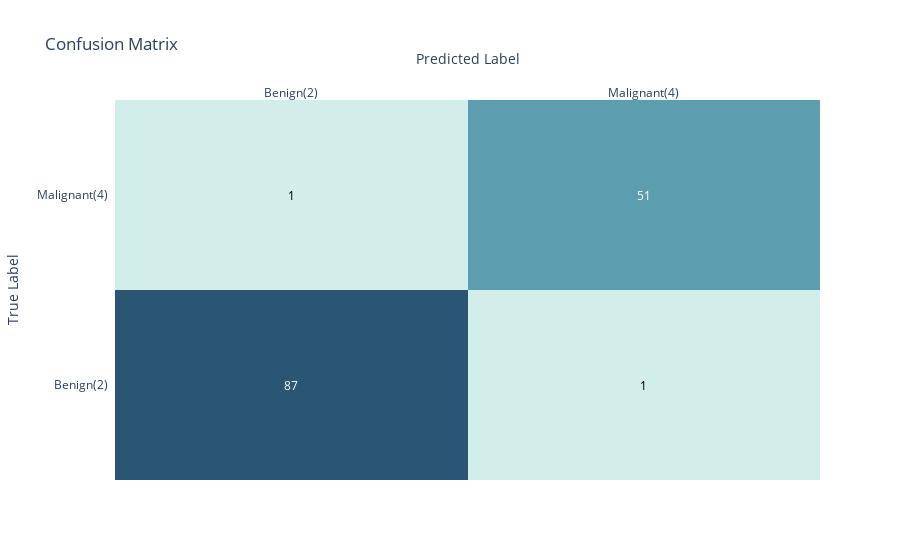

Source (notebook cell):
### Code cell
import plotly.figure_factory as ff

fig = ff.create_annotated_heatmap(res,x=['Benign(2)', 'Malignant(4)'],
                                 y=['Benign(2)', 'Malignant(4)'],
                                 colorscale='teal')

fig.update_layout(xaxis_title='Predicted Label',
                 yaxis_title='True Label',
                 title='Confusion Matrix')
fig.show()

### Figure 1 — Plotly figure (JSON) as saved in the notebook; plotly's stock layout.template omitted (floating-point values rounded to 4 significant figures)
{"data": [{"colorscale": [[0, "rgb(209, 238, 234)"], [0.1667, "rgb(168, 219, 217)"], [0.3333, "rgb(133, 196, 201)"], [0.5, "rgb(104, 171, 184)"], [0.6667, "rgb(79, 144, 166)"], [0.8333, "rgb(59, 115, 143)"], [1, "rgb(42, 86, 116)"]], "reversescale": false, "showscale": false, "type": "heatmap", "x": ["Benign(2)", "Malignant(4)"], "y": ["Benign(2)", "Malignant(4)"], "z": [[87, 1], [1, 51]]}], "layout": {"annotations": [{"font": {"color": "#FFFFFF"}, "showarrow": false, "text": "87", "x": "Benign(2)", "xref": "x", "y": "Benign(2)", "yref": "y"}, {"font": {"color": "#000000"}, "showarrow": false, "text": "1", "x": "Malignant(4)", "xref": "x", "y": "Benign(2)", "yref": "y"}, {"font": {"color": "#000000"}, "showarrow": false, "text": "1", "x": "Benign(2)", "xref": "x", "y": "Malignant(4)", "yref": "y"}, {"font": {"color": "#FFFFFF"}, "showarrow": false, "text": "51", "x": "Malignant(4)", "xref": "x", "y": "Malignant(4)", "yref": "y"}], "autosize": true, "title": {"text": "Confusion Matrix"}, "xaxis": {"autorange": true, "dtick": 1, "gridcolor": "rgb(0, 0, 0)", "range": [-0.5, 1.5], "side": "top", "ticks": "", "title": {"text": "Predicted Label"}, "type": "category"}, "yaxis": {"autorange": true, "dtick": 1, "range": [-0.5, 1.5], "ticks": "", "ticksuffix": "  ", "title": {"text": "True Label"}, "type": "category"}}}
